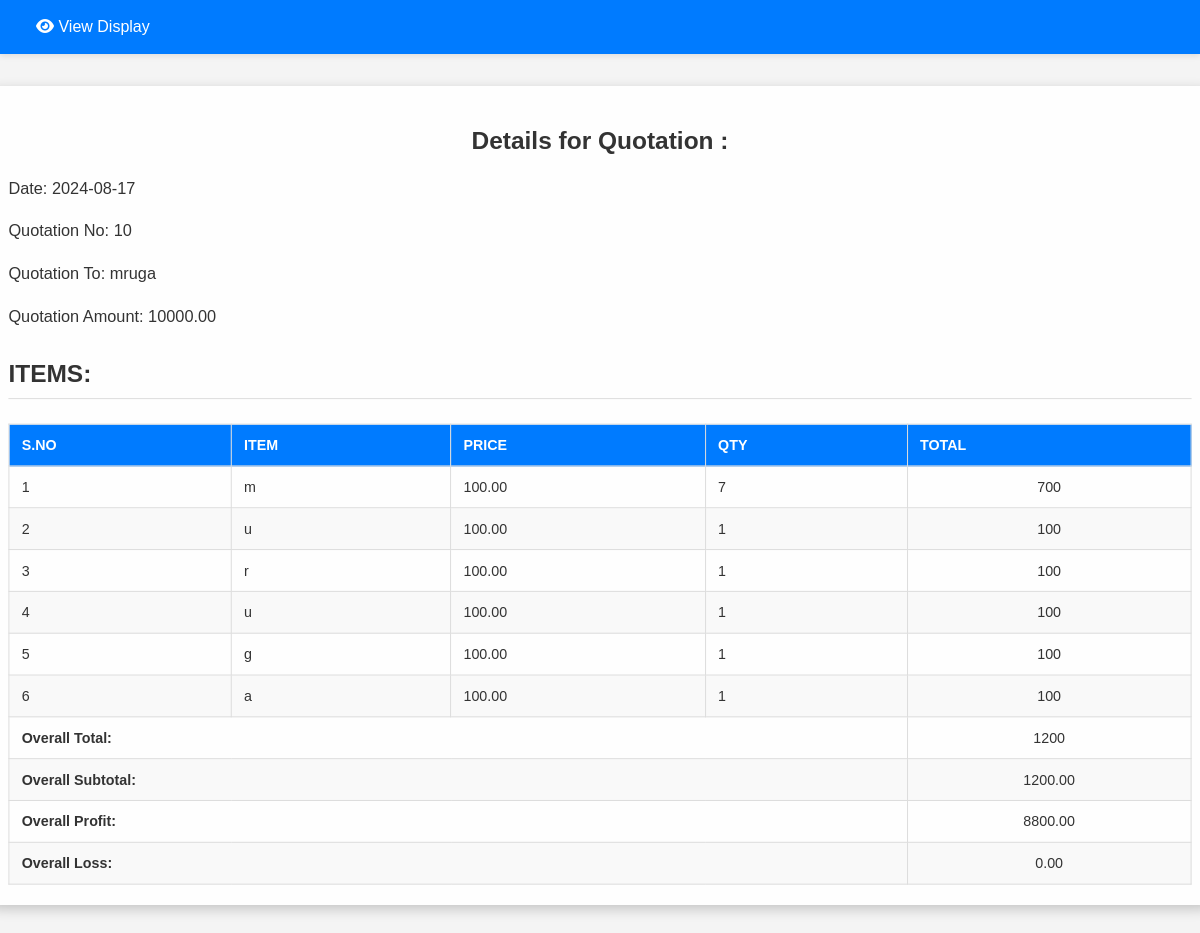
The page /view.php?id=73 (signed in) on the database its author committed.
### tables this page shows
CREATE TABLE `admin2` (
  `id` int(11) NOT NULL,
  `quotation_id` int(11) NOT NULL,
  `s_no` int(11) NOT NULL,
  `item` varchar(255) NOT NULL,
  `price` decimal(10,2) NOT NULL,
  `qty` int(11) NOT NULL,
  `total` decimal(10,2) NOT NULL
);

### view.php (the view, shortened to what this page needs)
<!DOCTYPE html>
<html lang="en">
<head>
<link rel="stylesheet" href="https://cdnjs.cloudflare.com/ajax/libs/font-awesome/6.0.0-beta3/css/all.min.css">
<div class="navbar">
        <a href="display.php" class="dashboard"><i class="fas fa-eye"></i> View Display</a>
        </div>
</head>
<body>
    <div class="container">
        <?php
        include('db.php');
        if (isset($_GET['id'])) {
            $id = $_GET['id'];
            $sql = "SELECT * FROM Admin WHERE id = '$id'";
            $result = $con->query($sql);
            if ($result->num_rows > 0) {
                $row = $result->fetch_assoc();
                echo "<h2>Details for Quotation : ". "</h2>";
                echo "<p>Date: " . ($row['date']) . "</p>";
                echo "<p>Quotation No: " . ($row['quotation No']) . "</p>";
                echo "<p>Quotation To: " . ($row['quotation To']) . "</p>";
                echo "<p>Quotation Amount: " . ($row['quotation Amount']) . "</p>";
                $sql2 = "SELECT * FROM Admin2 WHERE quotation_id = '$id'";
                $result2 = $con->query($sql2);
                if ($result2->num_rows > 0) {
                    $overallTotal = 0;
                    echo "<h3>ITEMS:</h3>";
                    echo "<table>
                            <thead>
                                <tr>
                                    <th>S.No</th>
                                    <th>Item</th>
                                    <th>Price</th>
                                    <th>Qty</th>
                                    <th>Total</th>
                                </tr>
                            </thead>
                            <tbody>";
                    while ($row2 = $result2->fetch_assoc()) {
                        $total = $row2['price'] * $row2['qty'];
                        $overallTotal += $total;
                        echo "<tr>
                                <td>" . ($row2['s_no']) . "</td>
                                <td>" . ($row2['item']) . "</td>
                                <td>" . ($row2['price']) . "</td>
                                <td>" .($row2['qty']) . "</td>
                                <td>" . ($total) . "</td>
                            </tr>";
                    }
                    echo "</tbody>";
                    echo "<tfoot>
                            <tr>
                                <td colspan='4'><strong>Overall Total:</strong></td>
                                <td>" . ($overallTotal) . "</td>
                            </tr>
                            <tr>
                                <td colspan='4'><strong>Overall Subtotal:</strong></td>
                                <td>" . ($row['subtotal']) . "</td>
                            </tr>
                            <tr>
                                <td colspan='4'><strong>Overall Profit:</strong></td>
                                <td>" . ($row['profit']) . "</td>
                            </tr>
                            <tr>
                                <td colspan='4'><strong>Overall Loss:</strong></td>
                                <td>" . ($row['loss']) . "</td>
                            </tr>
                        </tfoot>
                    </table>";
                } else {
                    echo "<p>No items found.</p>";
                }
            } else {
                echo "No details found.";
            }
        } else {
            echo "No ID provided.";
        }
        ?>
    </div>
</body>
</html>

### view.php (style rules this page uses)
body { font-family: sans-serif; background: #f4f4f4; color: #333; margin: 0; padding: 0; }
.container { max-width: 1200px; margin: 40px auto; padding: 20px; background: rgba(255, 255, 255, 0.9); border-radius: 10px; box-shadow: 0 4px 12px rgba(0,0,0,0.2); transform: scale(1.02); }
h2 { text-align: center; }
h3 { color: #333; font-size: 1.5rem; margin-top: 30px; border-bottom: 1px solid #ddd; padding-bottom: 10px; }
p { font-size: 1rem; line-height: 1.6; }
table { width: 100%; border-collapse: collapse; margin-top: 20px; }
table thead { background: #007bff; color: #ffffff; }
table th, table td { padding: 12px; border: 1px solid #ddd; text-align: left; }
table th { text-transform: uppercase; font-size: 0.875rem; }
table tr:nth-child(even) { background-color: #f9f9f9; }
table td { font-size: 0.875rem; }
table td:last-child { text-align: center; }
.navbar { background-color: #007bff; padding: 10px 20px; display: flex; justify-content: space-between; align-items: center; box-shadow: 0 2px 6px rgba(0,0,0,0.1); }
.navbar a { color: white; text-decoration: none; padding: 8px 16px; border-radius: 4px; transition: background-color 0.3s; }

### rows shown on the page
admin2: s_no "1", item "m", price "100.00", qty "7", total "700"
admin2: s_no "2", item "u", price "100.00", qty "1", total "100"
admin2: s_no "3", item "r", price "100.00", qty "1", total "100"
admin2: s_no "4", item "u", price "100.00", qty "1", total "100"
admin2: s_no "5", item "g", price "100.00", qty "1", total "100"
admin2: s_no "6", item "a", price "100.00", qty "1", total "100"

### other values the page prints
$row['date'] "2024-08-17"
$row['quotation No'] "10"
$row['quotation To'] "mruga"
$row['quotation Amount'] "10000.00"
$overallTotal "1200"
$row['subtotal'] "1200.00"
$row['profit'] "8800.00"
$row['loss'] "0.00"
